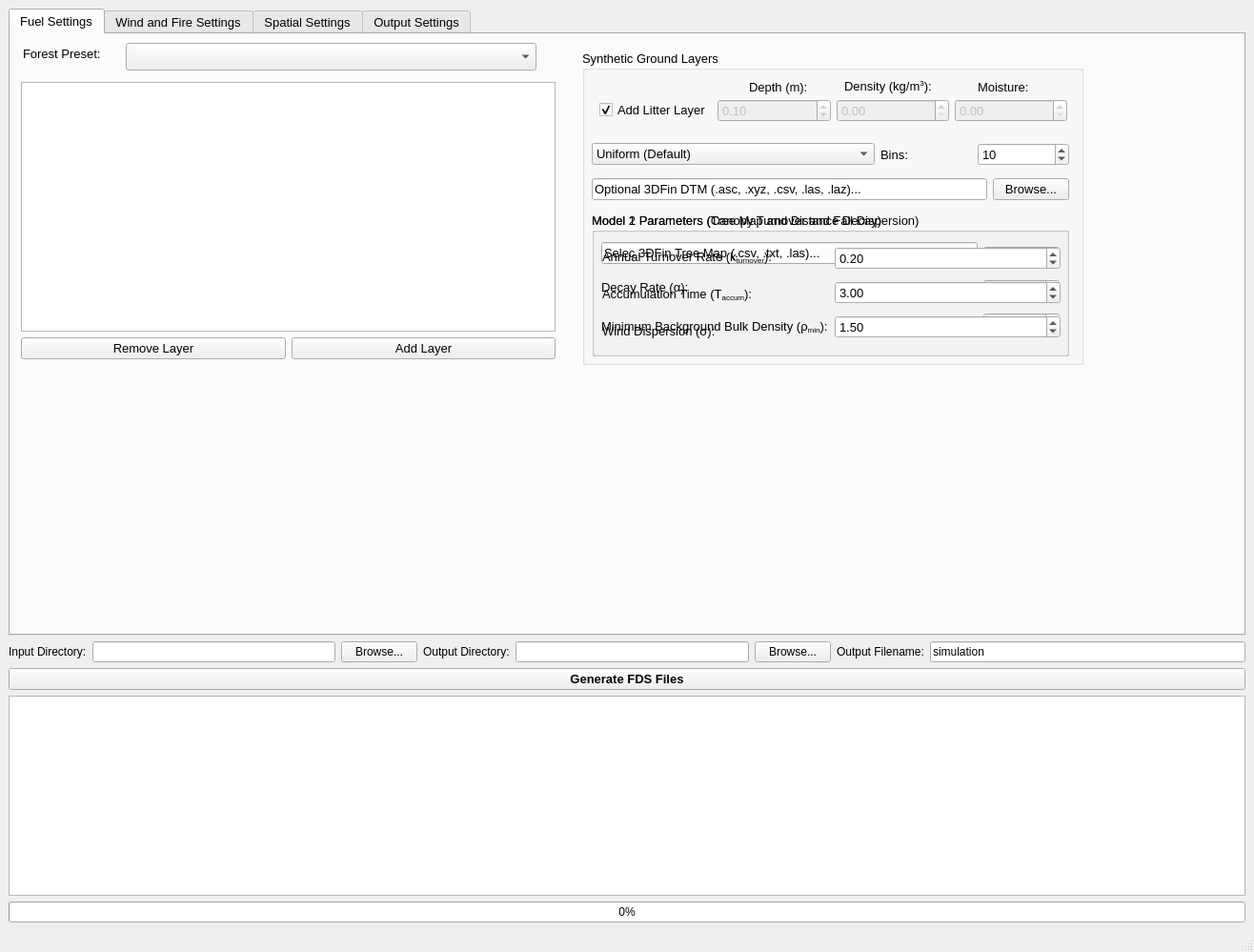
<?xml version="1.0" encoding="UTF-8"?>
<ui version="4.0">
 <class>MainWindow</class>
 <widget class="QMainWindow" name="MainWindow">
  <property name="geometry">
   <rect>
    <x>0</x>
    <y>0</y>
    <width>1316</width>
    <height>999</height>
   </rect>
  </property>
  <property name="windowTitle">
   <string>MainWindow</string>
  </property>
  <widget class="QWidget" name="centralwidget">
   <layout class="QVBoxLayout" name="verticalLayout">
    <item>
     <widget class="QTabWidget" name="tabs">
      <property name="font">
       <font>
        <pointsize>10</pointsize>
       </font>
      </property>
      <property name="currentIndex">
       <number>0</number>
      </property>
      <widget class="QWidget" name="tab_fuels">
       <attribute name="title">
        <string>Fuel Settings</string>
       </attribute>
       <widget class="QWidget" name="layoutWidget">
        <property name="geometry">
         <rect>
          <x>11</x>
          <y>50</y>
          <width>561</width>
          <height>291</height>
         </rect>
        </property>
        <layout class="QVBoxLayout" name="verticalLayout_4">
         <item>
          <widget class="QTableWidget" name="table_fuel_layers">
           <property name="cursor" stdset="0">
            <cursorShape>ArrowCursor</cursorShape>
           </property>
          </widget>
         </item>
         <item>
          <layout class="QHBoxLayout" name="horizontalLayout_7">
           <item>
            <widget class="QPushButton" name="btn_remove_layer">
             <property name="maximumSize">
              <size>
               <width>280</width>
               <height>16777215</height>
              </size>
             </property>
             <property name="cursor">
              <cursorShape>ArrowCursor</cursorShape>
             </property>
             <property name="text">
              <string>Remove Layer</string>
             </property>
            </widget>
           </item>
           <item>
            <widget class="QPushButton" name="btn_add_layer">
             <property name="maximumSize">
              <size>
               <width>280</width>
               <height>16777215</height>
              </size>
             </property>
             <property name="cursor">
              <cursorShape>ArrowCursor</cursorShape>
             </property>
             <property name="text">
              <string>Add Layer</string>
             </property>
            </widget>
           </item>
          </layout>
         </item>
        </layout>
       </widget>
       <widget class="QGroupBox" name="group_synthetic_layers">
        <property name="geometry">
         <rect>
          <x>600</x>
          <y>17</y>
          <width>526</width>
          <height>330</height>
         </rect>
        </property>
        <property name="maximumSize">
         <size>
          <width>526</width>
          <height>350</height>
         </size>
        </property>
        <property name="title">
         <string>Synthetic Ground Layers</string>
        </property>
        <widget class="QGroupBox" name="groupBox_7">
         <property name="geometry">
          <rect>
           <x>10</x>
           <y>170</y>
           <width>501</width>
           <height>151</height>
          </rect>
         </property>
         <property name="title">
          <string>Model 1 Parameters (Tree Map and Distance Decay)</string>
         </property>
         <widget class="QWidget" name="layoutWidget">
          <property name="geometry">
           <rect>
            <x>10</x>
            <y>31</y>
            <width>481</width>
            <height>106</height>
           </rect>
          </property>
          <layout class="QHBoxLayout" name="horizontalLayout_2">
           <item>
            <layout class="QVBoxLayout" name="verticalLayout_3">
             <item>
              <widget class="QLineEdit" name="line_tree_map_path">
               <property name="text">
                <string>Selec 3DFin Tree Map (.csv, .txt, .las)...</string>
               </property>
              </widget>
             </item>
             <item>
              <widget class="QLabel" name="lbl_decay_alpha">
               <property name="text">
                <string>Decay Rate (α):</string>
               </property>
              </widget>
             </item>
             <item>
              <widget class="QLabel" name="lbl_min_litter_bd">
               <property name="text">
                <string>Minimum Background Bulk Density (ρ&lt;sub&gt;min&lt;/sub&gt;):</string>
               </property>
              </widget>
             </item>
            </layout>
           </item>
           <item>
            <layout class="QVBoxLayout" name="verticalLayout_2">
             <item>
              <widget class="QPushButton" name="btn_browse_tree_map">
               <property name="text">
                <string>Browse...</string>
               </property>
              </widget>
             </item>
             <item>
              <widget class="QDoubleSpinBox" name="spin_decay_alpha">
               <property name="minimum">
                <double>0.010000000000000</double>
               </property>
               <property name="maximum">
                <double>10.000000000000000</double>
               </property>
               <property name="singleStep">
                <double>0.050000000000000</double>
               </property>
               <property name="value">
                <double>0.500000000000000</double>
               </property>
              </widget>
             </item>
             <item>
              <widget class="QDoubleSpinBox" name="spin_min_litter_bd">
               <property name="maximum">
                <double>50.000000000000000</double>
               </property>
               <property name="singleStep">
                <double>0.500000000000000</double>
               </property>
               <property name="value">
                <double>2.000000000000000</double>
               </property>
              </widget>
             </item>
            </layout>
           </item>
          </layout>
         </widget>
        </widget>
        <widget class="QGroupBox" name="groupBox_8">
         <property name="geometry">
          <rect>
           <x>10</x>
           <y>170</y>
           <width>501</width>
           <height>151</height>
          </rect>
         </property>
         <property name="title">
          <string>Model 2 Parameters (Canopy Turnover and Fall Dispersion)</string>
         </property>
         <widget class="QWidget" name="layoutWidget">
          <property name="geometry">
           <rect>
            <x>11</x>
            <y>30</y>
            <width>481</width>
            <height>111</height>
           </rect>
          </property>
          <layout class="QHBoxLayout" name="horizontalLayout_3">
           <item>
            <layout class="QVBoxLayout" name="verticalLayout_5">
             <item>
              <widget class="QLabel" name="lbl_turnover_rate">
               <property name="text">
                <string>Annual Turnover Rate (k&lt;sub&gt;turnover&lt;/sub&gt;):</string>
               </property>
              </widget>
             </item>
             <item>
              <widget class="QLabel" name="lbl_accumulation_years">
               <property name="text">
                <string>Accumulation Time (T&lt;sub&gt;accum&lt;/sub&gt;):</string>
               </property>
              </widget>
             </item>
             <item>
              <widget class="QLabel" name="lbl_dispersion_sigma">
               <property name="text">
                <string>Wind Dispersion (σ):</string>
               </property>
              </widget>
             </item>
            </layout>
           </item>
           <item>
            <layout class="QVBoxLayout" name="verticalLayout_6">
             <item>
              <widget class="QDoubleSpinBox" name="spin_turnover_rate">
               <property name="minimum">
                <double>0.010000000000000</double>
               </property>
               <property name="maximum">
                <double>1.000000000000000</double>
               </property>
               <property name="singleStep">
                <double>0.050000000000000</double>
               </property>
               <property name="value">
                <double>0.200000000000000</double>
               </property>
              </widget>
             </item>
             <item>
              <widget class="QDoubleSpinBox" name="spin_accumulation_years">
               <property name="minimum">
                <double>0.100000000000000</double>
               </property>
               <property name="maximum">
                <double>50.000000000000000</double>
               </property>
               <property name="singleStep">
                <double>0.500000000000000</double>
               </property>
               <property name="value">
                <double>3.000000000000000</double>
               </property>
              </widget>
             </item>
             <item>
              <widget class="QDoubleSpinBox" name="spin_dispersion_sigma">
               <property name="maximum">
                <double>20.000000000000000</double>
               </property>
               <property name="singleStep">
                <double>0.500000000000000</double>
               </property>
               <property name="value">
                <double>1.500000000000000</double>
               </property>
              </widget>
             </item>
            </layout>
           </item>
          </layout>
         </widget>
        </widget>
        <widget class="QLabel" name="lbl_layer_moisture">
         <property name="geometry">
          <rect>
           <x>415</x>
           <y>28</y>
           <width>91</width>
           <height>20</height>
          </rect>
         </property>
         <property name="text">
          <string>Moisture:</string>
         </property>
        </widget>
        <widget class="QLabel" name="lbl_layer_depth">
         <property name="geometry">
          <rect>
           <x>175</x>
           <y>28</y>
           <width>101</width>
           <height>20</height>
          </rect>
         </property>
         <property name="text">
          <string>Depth (m):</string>
         </property>
        </widget>
        <widget class="QLabel" name="lbl_layer_bd">
         <property name="geometry">
          <rect>
           <x>275</x>
           <y>28</y>
           <width>101</width>
           <height>20</height>
          </rect>
         </property>
         <property name="text">
          <string>Density (kg/m&lt;sup&gt;3&lt;/sup&gt;):</string>
         </property>
        </widget>
        <widget class="QWidget" name="layoutWidget">
         <property name="geometry">
          <rect>
           <x>18</x>
           <y>48</y>
           <width>491</width>
           <height>30</height>
          </rect>
         </property>
         <layout class="QHBoxLayout" name="horizontalLayout_5">
          <item>
           <widget class="QCheckBox" name="check_litter">
            <property name="text">
             <string>Add Litter Layer</string>
            </property>
            <property name="checked">
             <bool>true</bool>
            </property>
           </widget>
          </item>
          <item>
           <widget class="QDoubleSpinBox" name="spin_litter_depth">
            <property name="enabled">
             <bool>false</bool>
            </property>
            <property name="maximum">
             <double>10.000000000000000</double>
            </property>
            <property name="singleStep">
             <double>0.100000000000000</double>
            </property>
            <property name="value">
             <double>0.100000000000000</double>
            </property>
           </widget>
          </item>
          <item>
           <widget class="QDoubleSpinBox" name="spin_litter_bd">
            <property name="enabled">
             <bool>false</bool>
            </property>
            <property name="minimum">
             <double>0.000000000000000</double>
            </property>
            <property name="maximum">
             <double>1000.000000000000000</double>
            </property>
            <property name="singleStep">
             <double>1.000000000000000</double>
            </property>
           </widget>
          </item>
          <item>
           <widget class="QDoubleSpinBox" name="spin_litter_moisture">
            <property name="enabled">
             <bool>false</bool>
            </property>
            <property name="maximum">
             <double>1.000000000000000</double>
            </property>
            <property name="singleStep">
             <double>0.050000000000000</double>
            </property>
           </widget>
          </item>
         </layout>
        </widget>
        <widget class="QWidget" name="layoutWidget">
         <property name="geometry">
          <rect>
           <x>10</x>
           <y>90</y>
           <width>501</width>
           <height>74</height>
          </rect>
         </property>
         <layout class="QVBoxLayout" name="verticalLayout_7">
          <item>
           <layout class="QHBoxLayout" name="horizontalLayout_litter_model_bins">
            <item>
             <widget class="QComboBox" name="combo_litter_model">
              <item>
               <property name="text">
                <string>Uniform (Default)</string>
               </property>
              </item>
              <item>
               <property name="text">
                <string>Model 1: Tree map and Distance Decay</string>
               </property>
              </item>
              <item>
               <property name="text">
                <string>Model 2: Canopy Turnover and Fall Dispersion</string>
               </property>
              </item>
             </widget>
            </item>
            <item>
             <widget class="QLabel" name="lbl_num_litter_bins">
              <property name="text">
               <string>Bins:</string>
              </property>
             </widget>
            </item>
            <item>
             <widget class="QSpinBox" name="spin_num_litter_bins">
              <property name="minimum">
               <number>1</number>
              </property>
              <property name="maximum">
               <number>50</number>
              </property>
              <property name="value">
               <number>10</number>
              </property>
             </widget>
            </item>
           </layout>
          </item>
          <item>
           <layout class="QHBoxLayout" name="horizontalLayout_10">
            <item>
             <widget class="QLineEdit" name="line_dtm_path">
              <property name="text">
               <string>Optional 3DFin DTM (.asc, .xyz, .csv, .las, .laz)...</string>
              </property>
             </widget>
            </item>
            <item>
             <widget class="QPushButton" name="btn_dtm_path">
              <property name="text">
               <string>Browse...</string>
              </property>
             </widget>
            </item>
           </layout>
          </item>
         </layout>
        </widget>
       </widget>
       <widget class="QLabel" name="lbl_preset">
        <property name="geometry">
         <rect>
          <x>13</x>
          <y>9</y>
          <width>101</width>
          <height>23</height>
         </rect>
        </property>
        <property name="text">
         <string>Forest Preset:</string>
        </property>
       </widget>
       <widget class="QComboBox" name="combo_preset">
        <property name="geometry">
         <rect>
          <x>121</x>
          <y>9</y>
          <width>431</width>
          <height>29</height>
         </rect>
        </property>
       </widget>
      </widget>
      <widget class="QWidget" name="tab_wind_and_fire">
       <attribute name="title">
        <string>Wind and Fire Settings</string>
       </attribute>
       <widget class="QGroupBox" name="groupBox_2">
        <property name="geometry">
         <rect>
          <x>0</x>
          <y>10</y>
          <width>401</width>
          <height>141</height>
         </rect>
        </property>
        <property name="font">
         <font>
          <pointsize>10</pointsize>
          <bold>false</bold>
         </font>
        </property>
        <property name="title">
         <string>Wind</string>
        </property>
        <widget class="QWidget" name="formLayoutWidget_3">
         <property name="geometry">
          <rect>
           <x>20</x>
           <y>30</y>
           <width>272</width>
           <height>100</height>
          </rect>
         </property>
         <layout class="QFormLayout" name="formLayout_3">
          <item row="0" column="0">
           <widget class="QLabel" name="lbl_wind_dev_time">
            <property name="text">
             <string>Wind Dev Time (s):</string>
            </property>
           </widget>
          </item>
          <item row="0" column="1">
           <widget class="QDoubleSpinBox" name="spin_wind_dev">
            <property name="maximum">
             <double>10000.000000000000000</double>
            </property>
            <property name="value">
             <double>25.000000000000000</double>
            </property>
           </widget>
          </item>
          <item row="1" column="0">
           <widget class="QLabel" name="lbl_wind_dir">
            <property name="text">
             <string>Wind Direction (º):</string>
            </property>
           </widget>
          </item>
          <item row="1" column="1">
           <widget class="QDoubleSpinBox" name="spin_wind_dir">
            <property name="maximum">
             <double>360.000000000000000</double>
            </property>
            <property name="value">
             <double>0.000000000000000</double>
            </property>
           </widget>
          </item>
          <item row="2" column="0">
           <widget class="QLabel" name="lbl_wind_speed">
            <property name="text">
             <string>Wind Speed (m/s):</string>
            </property>
           </widget>
          </item>
          <item row="2" column="1">
           <widget class="QDoubleSpinBox" name="spin_wind_speed">
            <property name="maximum">
             <double>100.000000000000000</double>
            </property>
            <property name="value">
             <double>5.000000000000000</double>
            </property>
           </widget>
          </item>
         </layout>
        </widget>
       </widget>
       <widget class="QGroupBox" name="groupBox_3">
        <property name="geometry">
         <rect>
          <x>0</x>
          <y>160</y>
          <width>401</width>
          <height>111</height>
         </rect>
        </property>
        <property name="title">
         <string>Atmosphere</string>
        </property>
        <widget class="QWidget" name="formLayoutWidget_4">
         <property name="geometry">
          <rect>
           <x>20</x>
           <y>30</y>
           <width>331</width>
           <height>65</height>
          </rect>
         </property>
         <layout class="QFormLayout" name="formLayout_4">
          <item row="0" column="0">
           <widget class="QLabel" name="lbl_obukhov">
            <property name="text">
             <string>Obukhov Length (L)</string>
            </property>
           </widget>
          </item>
          <item row="0" column="1">
           <widget class="QDoubleSpinBox" name="spin_obukhov">
            <property name="minimum">
             <double>-500.000000000000000</double>
            </property>
            <property name="maximum">
             <double>1000000.000000000000000</double>
            </property>
            <property name="singleStep">
             <double>50.000000000000000</double>
            </property>
            <property name="value">
             <double>-500.000000000000000</double>
            </property>
           </widget>
          </item>
          <item row="1" column="0">
           <widget class="QLabel" name="lbl_z0">
            <property name="text">
             <string>Aero Roughness Length (z&lt;sub&gt;0&lt;/sub&gt;):</string>
            </property>
           </widget>
          </item>
          <item row="1" column="1">
           <widget class="QDoubleSpinBox" name="spin_z0">
            <property name="minimum">
             <double>0.000000000000000</double>
            </property>
            <property name="maximum">
             <double>5.000000000000000</double>
            </property>
            <property name="singleStep">
             <double>0.100000000000000</double>
            </property>
            <property name="value">
             <double>1.000000000000000</double>
            </property>
           </widget>
          </item>
         </layout>
        </widget>
       </widget>
       <widget class="QGroupBox" name="groupBox_4">
        <property name="geometry">
         <rect>
          <x>420</x>
          <y>10</y>
          <width>431</width>
          <height>181</height>
         </rect>
        </property>
        <property name="font">
         <font>
          <pointsize>10</pointsize>
          <bold>false</bold>
         </font>
        </property>
        <property name="title">
         <string>Ignition</string>
        </property>
        <widget class="QWidget" name="formLayoutWidget_5">
         <property name="geometry">
          <rect>
           <x>20</x>
           <y>30</y>
           <width>400</width>
           <height>136</height>
          </rect>
         </property>
         <layout class="QFormLayout" name="formLayout_5">
          <item row="0" column="0">
           <widget class="QLabel" name="lbl_hrrpua">
            <property name="text">
             <string>Initial HRRPUA (kW/m&lt;sup&gt;2&lt;/sup&gt;):</string>
            </property>
           </widget>
          </item>
          <item row="0" column="1">
           <widget class="QDoubleSpinBox" name="spin_hrrpua">
            <property name="maximum">
             <double>10000.000000000000000</double>
            </property>
            <property name="value">
             <double>500.000000000000000</double>
            </property>
           </widget>
          </item>
          <item row="1" column="0">
           <widget class="QLabel" name="lbl_ign_duration">
            <property name="text">
             <string>Ignition Duration (s)</string>
            </property>
           </widget>
          </item>
          <item row="1" column="1">
           <widget class="QDoubleSpinBox" name="spin_ign_duration">
            <property name="maximum">
             <double>10000.000000000000000</double>
            </property>
            <property name="value">
             <double>30.000000000000000</double>
            </property>
           </widget>
          </item>
          <item row="2" column="0">
           <widget class="QLabel" name="lbl_vent_width">
            <property name="text">
             <string>Ignition Width (m)</string>
            </property>
           </widget>
          </item>
          <item row="2" column="1">
           <widget class="QDoubleSpinBox" name="spin_vent_width">
            <property name="minimum">
             <double>0.100000000000000</double>
            </property>
            <property name="maximum">
             <double>100.000000000000000</double>
            </property>
            <property name="value">
             <double>1.000000000000000</double>
            </property>
           </widget>
          </item>
          <item row="3" column="0">
           <widget class="QLabel" name="lbl_ign_pattern">
            <property name="text">
             <string>Ignition Pattern</string>
            </property>
           </widget>
          </item>
          <item row="3" column="1">
           <widget class="QComboBox" name="combo_ign_pattern">
            <item>
             <property name="text">
              <string>Line: North Edge (y_max)</string>
             </property>
            </item>
            <item>
             <property name="text">
              <string>Line: East Edge (x_max)</string>
             </property>
            </item>
            <item>
             <property name="text">
              <string>Line: South Edge (y_min)</string>
             </property>
            </item>
            <item>
             <property name="text">
              <string>Line: West Edge (x_min)</string>
             </property>
            </item>
            <item>
             <property name="text">
              <string>Point: North-East Corner</string>
             </property>
            </item>
            <item>
             <property name="text">
              <string>Point: South-East Corner</string>
             </property>
            </item>
            <item>
             <property name="text">
              <string>Point: South-West Corner</string>
             </property>
            </item>
            <item>
             <property name="text">
              <string>Point: North-West Corner</string>
             </property>
            </item>
           </widget>
          </item>
         </layout>
        </widget>
       </widget>
       <widget class="QGroupBox" name="groupBox_5">
        <property name="geometry">
         <rect>
          <x>420</x>
          <y>200</y>
          <width>431</width>
          <height>131</height>
         </rect>
        </property>
        <property name="font">
         <font>
          <pointsize>10</pointsize>
          <bold>false</bold>
         </font>
        </property>
        <property name="title">
         <string>Embers</string>
        </property>
        <property name="wordWrap" stdset="0">
         <bool>false</bool>
        </property>
        <widget class="QWidget" name="layoutWidget">
         <property name="geometry">
          <rect>
           <x>10</x>
           <y>20</y>
           <width>380</width>
           <height>103</height>
          </rect>
         </property>
         <layout class="QVBoxLayout" name="verticalLayout_11">
          <item>
           <widget class="QCheckBox" name="check_track_embers">
            <property name="text">
             <string>Track Embers (Computes firebrand trajectories)</string>
            </property>
           </widget>
          </item>
          <item>
           <layout class="QHBoxLayout" name="horizontalLayout_8">
            <item>
             <layout class="QVBoxLayout" name="verticalLayout_8">
              <item>
               <widget class="QLabel" name="lbl_ember_density">
                <property name="text">
                 <string>Ember Density Threshold (kg/m&lt;sup&gt;3&lt;/sup&gt;):</string>
                </property>
               </widget>
              </item>
              <item>
               <widget class="QLabel" name="lbl_ember_velocity">
                <property name="text">
                 <string>Ember Velocity Threshold (m/s):</string>
                </property>
               </widget>
              </item>
             </layout>
            </item>
            <item>
             <layout class="QVBoxLayout" name="verticalLayout_10">
              <item>
               <widget class="QDoubleSpinBox" name="spin_ember_density">
                <property name="minimum">
                 <double>0.000000000000000</double>
                </property>
                <property name="maximum">
                 <double>100.000000000000000</double>
                </property>
                <property name="singleStep">
                 <double>0.500000000000000</double>
                </property>
                <property name="value">
                 <double>62.500000000000000</double>
                </property>
               </widget>
              </item>
              <item>
               <widget class="QDoubleSpinBox" name="spin_ember_velocity">
                <property name="minimum">
                 <double>0.000000000000000</double>
                </property>
                <property name="maximum">
                 <double>100.000000000000000</double>
                </property>
                <property name="singleStep">
                 <double>0.100000000000000</double>
                </property>
                <property name="value">
                 <double>0.000000000000000</double>
                </property>
               </widget>
              </item>
             </layout>
            </item>
           </layout>
          </item>
         </layout>
        </widget>
       </widget>
      </widget>
      <widget class="QWidget" name="tab_spatial">
       <attribute name="title">
        <string>Spatial Settings</string>
       </attribute>
       <widget class="QGroupBox" name="groupBox">
        <property name="geometry">
         <rect>
          <x>20</x>
          <y>20</y>
          <width>331</width>
          <height>281</height>
         </rect>
        </property>
        <property name="title">
         <string>Domain Padding and Mesh Alignment</string>
        </property>
        <widget class="QWidget" name="formLayoutWidget">
         <property name="geometry">
          <rect>
           <x>20</x>
           <y>30</y>
           <width>291</width>
           <height>206</height>
          </rect>
         </property>
         <layout class="QFormLayout" name="formLayout">
          <item row="0" column="0">
           <widget class="QLabel" name="lbl_lateral_pad">
            <property name="text">
             <string>Lateral Padding (m)</string>
            </property>
           </widget>
          </item>
          <item row="0" column="1">
           <widget class="QDoubleSpinBox" name="spin_lateral_pad">
            <property name="maximum">
             <double>10000.000000000000000</double>
            </property>
            <property name="singleStep">
             <double>0.200000000000000</double>
            </property>
            <property name="value">
             <double>10.000000000000000</double>
            </property>
           </widget>
          </item>
          <item row="1" column="0">
           <widget class="QLabel" name="lbl_top_pad">
            <property name="text">
             <string>Top Padding (m)</string>
            </property>
           </widget>
          </item>
          <item row="1" column="1">
           <widget class="QDoubleSpinBox" name="spin_top_pad">
            <property name="maximum">
             <double>10000.000000000000000</double>
            </property>
            <property name="singleStep">
             <double>0.200000000000000</double>
            </property>
            <property name="value">
             <double>20.000000000000000</double>
            </property>
           </widget>
          </item>
          <item row="2" column="0">
           <widget class="QLabel" name="lbl_sky_mult">
            <property name="text">
             <string>Sky Mesh Coarseness</string>
            </property>
           </widget>
          </item>
          <item row="2" column="1">
           <widget class="QComboBox" name="combo_sky_mult">
            <item>
             <property name="text">
              <string>2x</string>
             </property>
            </item>
            <item>
             <property name="text">
              <string>3x</string>
             </property>
            </item>
            <item>
             <property name="text">
              <string>4x</string>
             </property>
            </item>
           </widget>
          </item>
          <item row="4" column="0">
           <widget class="QLabel" name="lbl_mpi_x">
            <property name="text">
             <string>Core MPI Processes (X):</string>
            </property>
           </widget>
          </item>
          <item row="4" column="1">
           <widget class="QSpinBox" name="spin_mpi_x">
            <property name="maximum">
             <number>64</number>
            </property>
            <property name="value">
             <number>2</number>
            </property>
           </widget>
          </item>
          <item row="5" column="0">
           <widget class="QLabel" name="lbl_mpi_y">
            <property name="text">
             <string>Core MPI Processes (Y):</string>
            </property>
           </widget>
          </item>
          <item row="5" column="1">
           <widget class="QSpinBox" name="spin_mpi_y">
            <property name="maximum">
             <number>64</number>
            </property>
            <property name="value">
             <number>3</number>
            </property>
           </widget>
          </item>
          <item row="3" column="0">
           <widget class="QLabel" name="lbl_voxel_size">
            <property name="text">
             <string>Voxel Size (m):</string>
            </property>
           </widget>
          </item>
          <item row="3" column="1">
           <widget class="QDoubleSpinBox" name="spin_voxel_size">
            <property name="minimum">
             <double>0.050000000000000</double>
            </property>
            <property name="singleStep">
             <double>0.050000000000000</double>
            </property>
            <property name="value">
             <double>0.200000000000000</double>
            </property>
           </widget>
          </item>
         </layout>
        </widget>
        <widget class="QPushButton" name="btn_wizard">
         <property name="geometry">
          <rect>
           <x>20</x>
           <y>240</y>
           <width>291</width>
           <height>29</height>
          </rect>
         </property>
         <property name="text">
          <string>Refresh 3D Mesh Preview</string>
         </property>
        </widget>
       </widget>
       <widget class="QGroupBox" name="groupBox_visualizer">
        <property name="geometry">
         <rect>
          <x>360</x>
          <y>20</y>
          <width>680</width>
          <height>520</height>
         </rect>
        </property>
        <property name="title">
         <string>3D Mesh Alignment Preview</string>
        </property>
        <widget class="QWidget" name="container_3d_view" native="true">
         <property name="geometry">
          <rect>
           <x>10</x>
           <y>25</y>
           <width>660</width>
           <height>485</height>
          </rect>
         </property>
        </widget>
       </widget>
      </widget>
      <widget class="QWidget" name="tab_outputs">
       <attribute name="title">
        <string>Output Settings</string>
       </attribute>
       <widget class="QGroupBox" name="groupBox_6">
        <property name="geometry">
         <rect>
          <x>10</x>
          <y>30</y>
          <width>411</width>
          <height>231</height>
         </rect>
        </property>
        <property name="title">
         <string>Simulation Outputs</string>
        </property>
        <widget class="QWidget" name="verticalLayoutWidget">
         <property name="geometry">
          <rect>
           <x>10</x>
           <y>20</y>
           <width>387</width>
           <height>201</height>
          </rect>
         </property>
         <layout class="QVBoxLayout" name="verticalLayout_16">
          <item>
           <widget class="QCheckBox" name="check_out_hrrpua">
            <property name="text">
             <string>Surface Heat Release Rate (HRRPUA Boundary)</string>
            </property>
            <property name="checked">
             <bool>true</bool>
            </property>
           </widget>
          </item>
          <item>
           <widget class="QCheckBox" name="check_out_biomass">
            <property name="text">
             <string>Dry Biomass (For Consumption / % burnt)</string>
            </property>
            <property name="checked">
             <bool>true</bool>
            </property>
           </widget>
          </item>
          <item>
           <widget class="QCheckBox" name="check_out_flame">
            <property name="text">
             <string>Volumetric HRR (For Flame Height Slices)</string>
            </property>
            <property name="checked">
             <bool>true</bool>
            </property>
           </widget>
          </item>
          <item>
           <widget class="QCheckBox" name="check_out_temp">
            <property name="text">
             <string>Gas Temperature (Mid-Plane Slices)</string>
            </property>
            <property name="checked">
             <bool>true</bool>
            </property>
           </widget>
          </item>
          <item>
           <widget class="QCheckBox" name="check_out_wind">
            <property name="text">
             <string>Wind Velocity (Mid-Plane Slices)</string>
            </property>
            <property name="checked">
             <bool>true</bool>
            </property>
           </widget>
          </item>
         </layout>
        </widget>
       </widget>
       <widget class="QWidget" name="layoutWidget">
        <property name="geometry">
         <rect>
          <x>430</x>
          <y>210</y>
          <width>381</width>
          <height>30</height>
         </rect>
        </property>
        <layout class="QHBoxLayout" name="horizontalLayout_6">
         <item>
          <widget class="QLabel" name="lbl_simulation_time">
           <property name="font">
            <font>
             <pointsize>10</pointsize>
             <bold>true</bold>
            </font>
           </property>
           <property name="text">
            <string>Simulation Time (s):</string>
           </property>
          </widget>
         </item>
         <item>
          <widget class="QDoubleSpinBox" name="spin_sim_time">
           <property name="maximum">
            <double>10000.000000000000000</double>
           </property>
           <property name="value">
            <double>300.000000000000000</double>
           </property>
          </widget>
         </item>
        </layout>
       </widget>
       <widget class="QWidget" name="layoutWidget">
        <property name="geometry">
         <rect>
          <x>430</x>
          <y>89</y>
          <width>385</width>
          <height>30</height>
         </rect>
        </property>
        <layout class="QHBoxLayout" name="horizontalLayout_slice_heights">
         <item>
          <widget class="QLabel" name="lbl_slice_heights">
           <property name="text">
            <string>Slice Heights (m):</string>
           </property>
          </widget>
         </item>
         <item>
          <widget class="QLineEdit" name="line_slice_heights">
           <property name="text">
            <string>1.0</string>
           </property>
           <property name="placeholderText">
            <string>e.g. 0.5, 1.0, 2.5</string>
           </property>
          </widget>
         </item>
        </layout>
       </widget>
       <widget class="QCheckBox" name="check_restart_active">
        <property name="geometry">
         <rect>
          <x>430</x>
          <y>126</y>
          <width>385</width>
          <height>27</height>
         </rect>
        </property>
        <property name="text">
         <string>Enable Simulation Restarts (&amp;DUMP DT_RESTART)</string>
        </property>
        <property name="checked">
         <bool>false</bool>
        </property>
       </widget>
       <widget class="QWidget" name="layoutWidget">
        <property name="geometry">
         <rect>
          <x>430</x>
          <y>160</y>
          <width>385</width>
          <height>30</height>
         </rect>
        </property>
        <layout class="QHBoxLayout" name="horizontalLayout_dt_restart">
         <item>
          <widget class="QLabel" name="lbl_dt_restart">
           <property name="text">
            <string>Restart Interval (s):</string>
           </property>
          </widget>
         </item>
         <item>
          <widget class="QDoubleSpinBox" name="spin_dt_restart">
           <property name="value">
            <double>25.000000000000000</double>
           </property>
          </widget>
         </item>
        </layout>
       </widget>
       <widget class="QCheckBox" name="check_ros_tracking">
        <property name="geometry">
         <rect>
          <x>430</x>
          <y>55</y>
          <width>385</width>
          <height>27</height>
         </rect>
        </property>
        <property name="text">
         <string>Enable Rate of Spread (RoS) Trackers</string>
        </property>
        <property name="checked">
         <bool>false</bool>
        </property>
       </widget>
      </widget>
     </widget>
    </item>
    <item>
     <layout class="QGridLayout" name="gridLayout">
      <item row="0" column="1">
       <layout class="QHBoxLayout" name="horizontalLayout_12">
        <item>
         <layout class="QHBoxLayout" name="horizontalLayout_11">
          <item>
           <widget class="QLabel" name="lbl_output_dir">
            <property name="maximumSize">
             <size>
              <width>140</width>
              <height>16777215</height>
             </size>
            </property>
            <property name="text">
             <string>Output Directory:</string>
            </property>
           </widget>
          </item>
          <item>
           <widget class="QLineEdit" name="line_output_dir">
            <property name="maximumSize">
             <size>
              <width>420</width>
              <height>16777215</height>
             </size>
            </property>
           </widget>
          </item>
         </layout>
        </item>
        <item>
         <widget class="QPushButton" name="btn_browse_output">
          <property name="maximumSize">
           <size>
            <width>280</width>
            <height>16777215</height>
           </size>
          </property>
          <property name="text">
           <string>Browse...</string>
          </property>
         </widget>
        </item>
       </layout>
      </item>
      <item row="0" column="0">
       <layout class="QHBoxLayout" name="horizontalLayout_4">
        <item>
         <layout class="QHBoxLayout" name="horizontalLayout">
          <item>
           <widget class="QLabel" name="lbl_input_dir">
            <property name="maximumSize">
             <size>
              <width>140</width>
              <height>16777215</height>
             </size>
            </property>
            <property name="text">
             <string>Input Directory:</string>
            </property>
           </widget>
          </item>
          <item>
           <widget class="QLineEdit" name="line_input_dir">
            <property name="maximumSize">
             <size>
              <width>420</width>
              <height>16777215</height>
             </size>
            </property>
           </widget>
          </item>
         </layout>
        </item>
        <item>
         <widget class="QPushButton" name="btn_browse_input">
          <property name="maximumSize">
           <size>
            <width>280</width>
            <height>16777215</height>
           </size>
          </property>
          <property name="cursor">
           <cursorShape>ArrowCursor</cursorShape>
          </property>
          <property name="text">
           <string>Browse...</string>
          </property>
         </widget>
        </item>
       </layout>
      </item>
      <item row="0" column="2">
       <layout class="QHBoxLayout" name="horizontalLayout_9">
        <item>
         <widget class="QLabel" name="lbl_output_name">
          <property name="maximumSize">
           <size>
            <width>140</width>
            <height>16777215</height>
           </size>
          </property>
          <property name="text">
           <string>Output Filename:</string>
          </property>
         </widget>
        </item>
        <item>
         <widget class="QLineEdit" name="line_output_name">
          <property name="maximumSize">
           <size>
            <width>420</width>
            <height>16777215</height>
           </size>
          </property>
          <property name="text">
           <string>simulation</string>
          </property>
         </widget>
        </item>
       </layout>
      </item>
     </layout>
    </item>
    <item>
     <widget class="QPushButton" name="btn_generate">
      <property name="maximumSize">
       <size>
        <width>16777215</width>
        <height>16777215</height>
       </size>
      </property>
      <property name="font">
       <font>
        <family>Segoe UI</family>
        <pointsize>10</pointsize>
        <bold>true</bold>
       </font>
      </property>
      <property name="text">
       <string>Generate FDS Files</string>
      </property>
     </widget>
    </item>
    <item>
     <widget class="QTextEdit" name="text_console">
      <property name="enabled">
       <bool>true</bool>
      </property>
      <property name="maximumSize">
       <size>
        <width>16777215</width>
        <height>210</height>
       </size>
      </property>
     </widget>
    </item>
    <item>
     <widget class="QProgressBar" name="progress_bar">
      <property name="value">
       <number>0</number>
      </property>
     </widget>
    </item>
   </layout>
  </widget>
  <widget class="QMenuBar" name="menubar">
   <property name="geometry">
    <rect>
     <x>0</x>
     <y>0</y>
     <width>1316</width>
     <height>26</height>
    </rect>
   </property>
  </widget>
  <widget class="QStatusBar" name="statusbar"/>
 </widget>
 <resources/>
 <connections/>
</ui>
